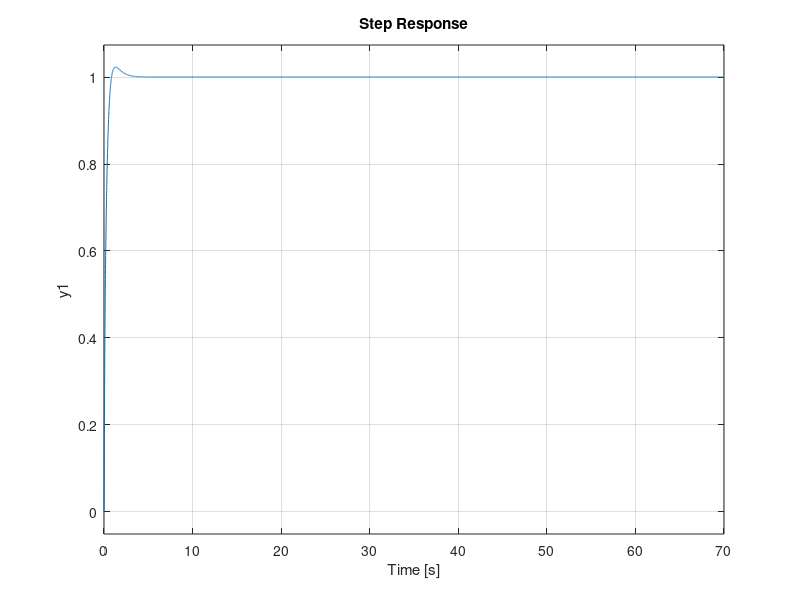

The MATLAB script that drew this image:
%% PID Controller
%  Design a PID controller to stable the plant 
%    G = tf([0, 0, 0, 1, 10], [1, 71, 1070, 1000, 0])
%  with the constraints:
%    - tr = 0.5
%    - Mp < 5%
%    - ys = 0

b_G = [0, 0, 0, 1, 10];
a_G = [1, 71, 1070, 1000, 0];
G = tf(b_G, a_G);

%[A,B,C,D] = tf2ss(b_G, a_G);

kp = 550;
kd = 400;
ki = 1;

K = tf([kd, kp, ki], [0, 1, 0]);

T = (K * G) / (1 + K * G);

figure(1);
%step(G);
%hold on;
[yT, TT] = step(T);
step(T);
%hold off;
grid on;

tr_min = 0;
tr_max = 0;
for i_t = 1:size(TT,1)
    if yT(i_t) > 0.1 * 1
        tr_min = TT(i_t - 1);
        break;
    end
end
for i_t = 1:size(TT,1)
    if yT(i_t) > 0.9 * 1
        tr_max = TT(i_t);
        break;
    end
end
tr = tr_max - tr_min;
fprintf('10%% - 90%% rise time: tr = %f s\n', tr);

Mp = (max(yT) - 1) / 1;
fprintf('percent overshoot: Mp = %f %%\n', Mp * 100);

